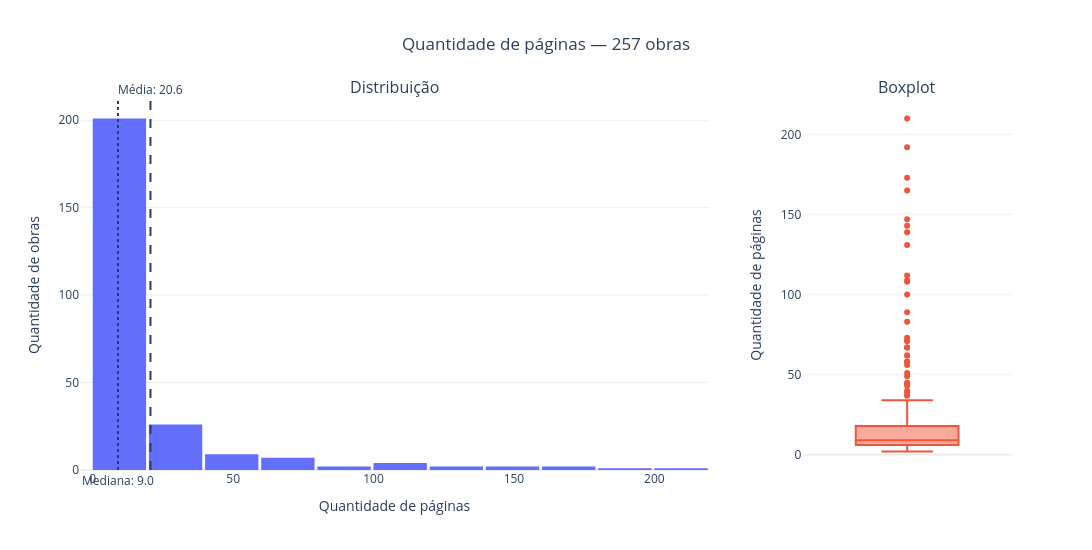
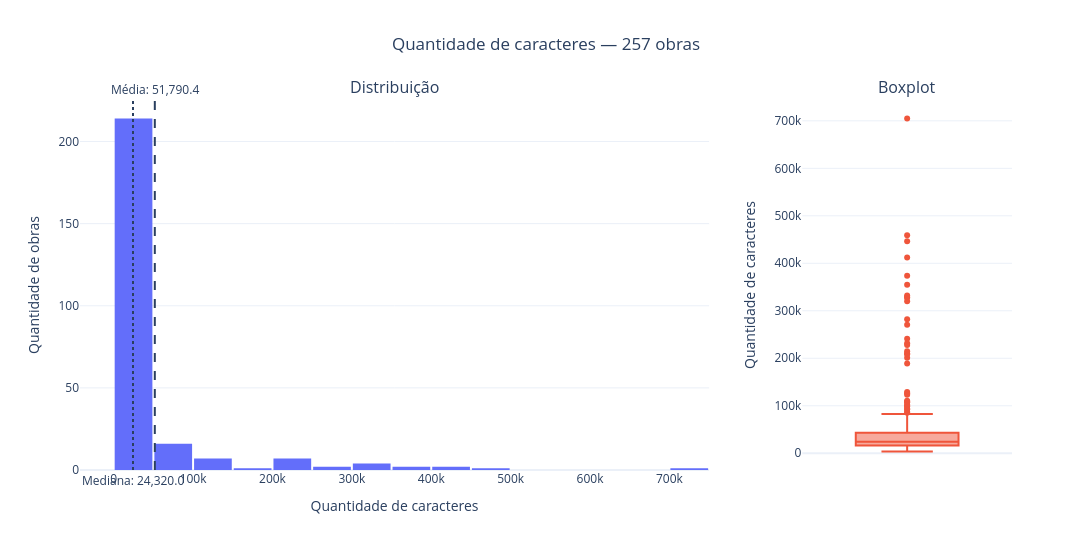
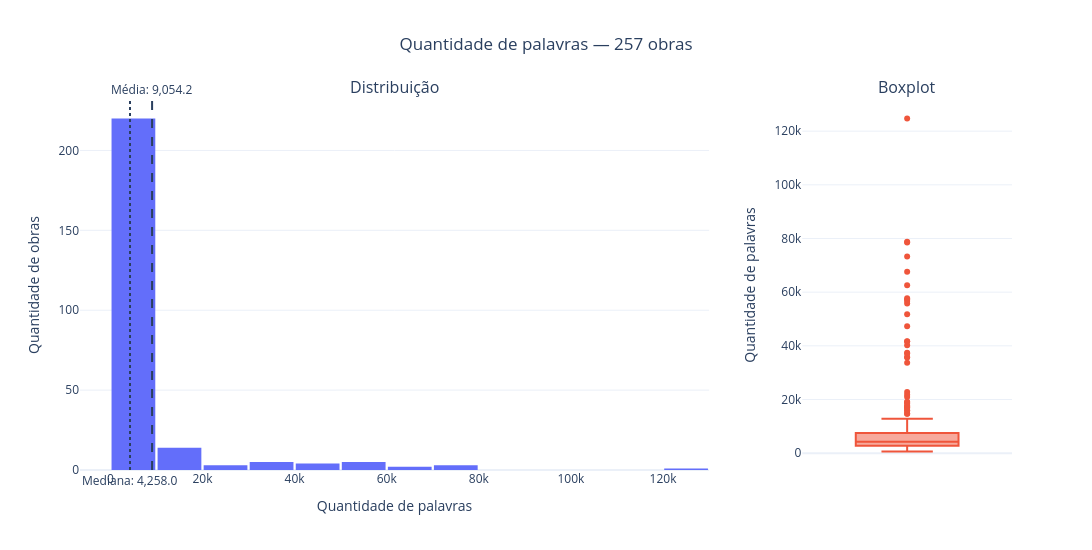
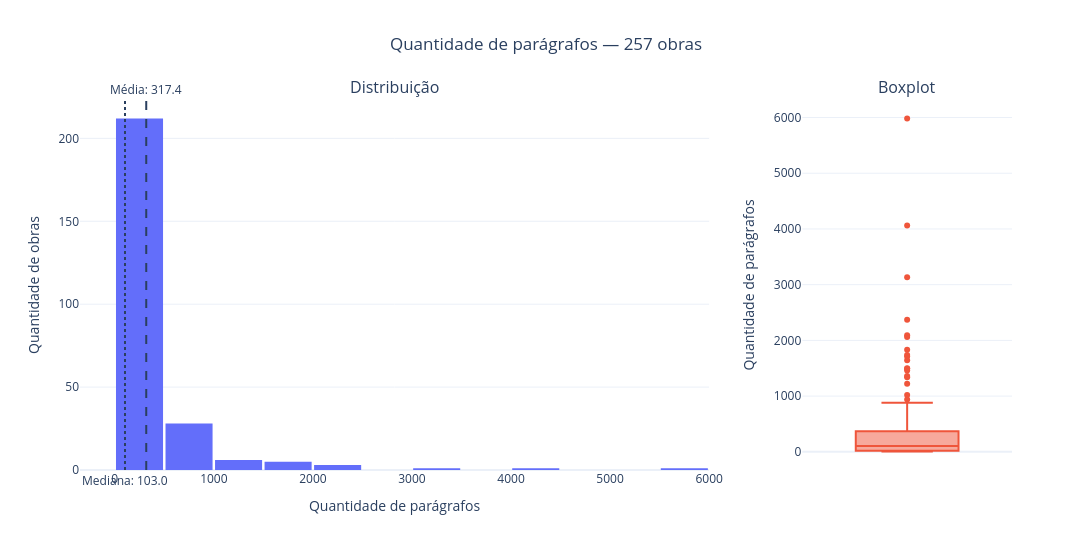

Notebook source saved alongside these figures, in order:
### Markdown cell above
distribuição dos dados de cada pdf

### Code cell
metricas = {
    "count_pages": "Quantidade de páginas",
    "count_chars": "Quantidade de caracteres",
    "count_words": "Quantidade de palavras",
    "count_paragraphs": "Quantidade de parágrafos",
}


def plot_distribuicao(df, coluna, titulo):

    dados = pd.to_numeric(
        df[coluna],
        errors="coerce",
    ).dropna()

    media = dados.mean()
    mediana = dados.median()

    fig = make_subplots(
        rows=1,
        cols=2,
        column_widths=[0.75, 0.25],
        subplot_titles=[
            "Distribuição",
            "Boxplot",
        ],
    )

    fig.add_trace(
        go.Histogram(
            x=dados,
            nbinsx=20,
            hovertemplate=(
                f"{titulo}: %{{x:,.0f}}"
                "<br>Obras: %{y}"
                "<extra></extra>"
            ),
        ),
        row=1,
        col=1,
    )

    fig.add_vline(
        x=media,
        line_dash="dash",
        annotation_text=f"Média: {media:,.1f}",
        annotation_position="top",
        row=1,
        col=1,
    )

    fig.add_vline(
        x=mediana,
        line_dash="dot",
        annotation_text=f"Mediana: {mediana:,.1f}",
        annotation_position="bottom",
        row=1,
        col=1,
    )

    fig.add_trace(
        go.Box(
            y=dados,
            boxpoints="outliers",
            name="",
            hovertemplate=(
                f"{titulo}: %{{y:,.0f}}"
                "<extra></extra>"
            ),
        ),
        row=1,
        col=2,
    )

    fig.update_xaxes(
        title_text=titulo,
        row=1,
        col=1,
    )

    fig.update_yaxes(
        title_text="Quantidade de obras",
        row=1,
        col=1,
    )

    fig.update_yaxes(
        title_text=titulo,
        row=1,
        col=2,
    )

    fig.update_layout(
        template="plotly_white",
        height=550,
        width=1200,
        showlegend=False,
        bargap=0.05,
        title={
            "text": f"{titulo} — {len(dados)} obras",
            "x": 0.5,
        },
    )

    fig.show()


for coluna, titulo in metricas.items():
    plot_distribuicao(
        df_coletanea_infos,
        coluna,
        titulo,
    )

### Figure 1 — Plotly figure (JSON) as saved in the notebook; plotly's stock layout.template omitted (floating-point values rounded to 4 significant figures; data arrays with more than 128 entries replaced by an {"elided": "..."} marker saying what was removed)
{"data": [{"hovertemplate": "Quantidade de páginas: %{x:,.0f}<br>Obras: %{y}<extra></extra>", "nbinsx": 20, "type": "histogram", "x": {"elided": "257 int values"}, "xaxis": "x", "yaxis": "y"}, {"boxpoints": "outliers", "hovertemplate": "Quantidade de páginas: %{y:,.0f}<extra></extra>", "name": "", "type": "box", "xaxis": "x2", "y": {"elided": "257 int values"}, "yaxis": "y2"}], "layout": {"annotations": [{"font": {"size": 16}, "showarrow": false, "text": "Distribuição", "x": 0.3375, "xanchor": "center", "xref": "paper", "y": 1, "yanchor": "bottom", "yref": "paper"}, {"font": {"size": 16}, "showarrow": false, "text": "Boxplot", "x": 0.8875, "xanchor": "center", "xref": "paper", "y": 1, "yanchor": "bottom", "yref": "paper"}, {"showarrow": false, "text": "Média: 20.6", "x": 20.56, "xanchor": "center", "xref": "x", "y": 1, "yanchor": "bottom", "yref": "y domain"}, {"showarrow": false, "text": "Mediana: 9.0", "x": 9, "xanchor": "center", "xref": "x", "y": 0, "yanchor": "top", "yref": "y domain"}], "bargap": 0.05, "height": 550, "shapes": [{"line": {"dash": "dash"}, "type": "line", "x0": 20.56, "x1": 20.56, "xref": "x", "y0": 0, "y1": 1, "yref": "y domain"}, {"line": {"dash": "dot"}, "type": "line", "x0": 9, "x1": 9, "xref": "x", "y0": 0, "y1": 1, "yref": "y domain"}], "showlegend": false, "title": {"text": "Quantidade de páginas — 257 obras", "x": 0.5}, "width": 1200, "xaxis": {"anchor": "y", "domain": [0, 0.675], "title": {"text": "Quantidade de páginas"}}, "xaxis2": {"anchor": "y2", "domain": [0.775, 1]}, "yaxis": {"anchor": "x", "domain": [0, 1], "title": {"text": "Quantidade de obras"}}, "yaxis2": {"anchor": "x2", "domain": [0, 1], "title": {"text": "Quantidade de páginas"}}}}

### Figure 2 — Plotly figure (JSON) as saved in the notebook; plotly's stock layout.template omitted (floating-point values rounded to 4 significant figures; data arrays with more than 128 entries replaced by an {"elided": "..."} marker saying what was removed)
{"data": [{"hovertemplate": "Quantidade de caracteres: %{x:,.0f}<br>Obras: %{y}<extra></extra>", "nbinsx": 20, "type": "histogram", "x": {"elided": "257 int values"}, "xaxis": "x", "yaxis": "y"}, {"boxpoints": "outliers", "hovertemplate": "Quantidade de caracteres: %{y:,.0f}<extra></extra>", "name": "", "type": "box", "xaxis": "x2", "y": {"elided": "257 int values"}, "yaxis": "y2"}], "layout": {"annotations": [{"font": {"size": 16}, "showarrow": false, "text": "Distribuição", "x": 0.3375, "xanchor": "center", "xref": "paper", "y": 1, "yanchor": "bottom", "yref": "paper"}, {"font": {"size": 16}, "showarrow": false, "text": "Boxplot", "x": 0.8875, "xanchor": "center", "xref": "paper", "y": 1, "yanchor": "bottom", "yref": "paper"}, {"showarrow": false, "text": "Média: 51,790.4", "x": 51790.0, "xanchor": "center", "xref": "x", "y": 1, "yanchor": "bottom", "yref": "y domain"}, {"showarrow": false, "text": "Mediana: 24,320.0", "x": 24320, "xanchor": "center", "xref": "x", "y": 0, "yanchor": "top", "yref": "y domain"}], "bargap": 0.05, "height": 550, "shapes": [{"line": {"dash": "dash"}, "type": "line", "x0": 51790.0, "x1": 51790.0, "xref": "x", "y0": 0, "y1": 1, "yref": "y domain"}, {"line": {"dash": "dot"}, "type": "line", "x0": 24320, "x1": 24320, "xref": "x", "y0": 0, "y1": 1, "yref": "y domain"}], "showlegend": false, "title": {"text": "Quantidade de caracteres — 257 obras", "x": 0.5}, "width": 1200, "xaxis": {"anchor": "y", "domain": [0, 0.675], "title": {"text": "Quantidade de caracteres"}}, "xaxis2": {"anchor": "y2", "domain": [0.775, 1]}, "yaxis": {"anchor": "x", "domain": [0, 1], "title": {"text": "Quantidade de obras"}}, "yaxis2": {"anchor": "x2", "domain": [0, 1], "title": {"text": "Quantidade de caracteres"}}}}

### Figure 3 — Plotly figure (JSON) as saved in the notebook; plotly's stock layout.template omitted (floating-point values rounded to 4 significant figures; data arrays with more than 128 entries replaced by an {"elided": "..."} marker saying what was removed)
{"data": [{"hovertemplate": "Quantidade de palavras: %{x:,.0f}<br>Obras: %{y}<extra></extra>", "nbinsx": 20, "type": "histogram", "x": {"elided": "257 int values"}, "xaxis": "x", "yaxis": "y"}, {"boxpoints": "outliers", "hovertemplate": "Quantidade de palavras: %{y:,.0f}<extra></extra>", "name": "", "type": "box", "xaxis": "x2", "y": {"elided": "257 int values"}, "yaxis": "y2"}], "layout": {"annotations": [{"font": {"size": 16}, "showarrow": false, "text": "Distribuição", "x": 0.3375, "xanchor": "center", "xref": "paper", "y": 1, "yanchor": "bottom", "yref": "paper"}, {"font": {"size": 16}, "showarrow": false, "text": "Boxplot", "x": 0.8875, "xanchor": "center", "xref": "paper", "y": 1, "yanchor": "bottom", "yref": "paper"}, {"showarrow": false, "text": "Média: 9,054.2", "x": 9054.0, "xanchor": "center", "xref": "x", "y": 1, "yanchor": "bottom", "yref": "y domain"}, {"showarrow": false, "text": "Mediana: 4,258.0", "x": 4258, "xanchor": "center", "xref": "x", "y": 0, "yanchor": "top", "yref": "y domain"}], "bargap": 0.05, "height": 550, "shapes": [{"line": {"dash": "dash"}, "type": "line", "x0": 9054.0, "x1": 9054.0, "xref": "x", "y0": 0, "y1": 1, "yref": "y domain"}, {"line": {"dash": "dot"}, "type": "line", "x0": 4258, "x1": 4258, "xref": "x", "y0": 0, "y1": 1, "yref": "y domain"}], "showlegend": false, "title": {"text": "Quantidade de palavras — 257 obras", "x": 0.5}, "width": 1200, "xaxis": {"anchor": "y", "domain": [0, 0.675], "title": {"text": "Quantidade de palavras"}}, "xaxis2": {"anchor": "y2", "domain": [0.775, 1]}, "yaxis": {"anchor": "x", "domain": [0, 1], "title": {"text": "Quantidade de obras"}}, "yaxis2": {"anchor": "x2", "domain": [0, 1], "title": {"text": "Quantidade de palavras"}}}}

### Figure 4 — Plotly figure (JSON) as saved in the notebook; plotly's stock layout.template omitted (floating-point values rounded to 4 significant figures; data arrays with more than 128 entries replaced by an {"elided": "..."} marker saying what was removed)
{"data": [{"hovertemplate": "Quantidade de parágrafos: %{x:,.0f}<br>Obras: %{y}<extra></extra>", "nbinsx": 20, "type": "histogram", "x": {"elided": "257 int values"}, "xaxis": "x", "yaxis": "y"}, {"boxpoints": "outliers", "hovertemplate": "Quantidade de parágrafos: %{y:,.0f}<extra></extra>", "name": "", "type": "box", "xaxis": "x2", "y": {"elided": "257 int values"}, "yaxis": "y2"}], "layout": {"annotations": [{"font": {"size": 16}, "showarrow": false, "text": "Distribuição", "x": 0.3375, "xanchor": "center", "xref": "paper", "y": 1, "yanchor": "bottom", "yref": "paper"}, {"font": {"size": 16}, "showarrow": false, "text": "Boxplot", "x": 0.8875, "xanchor": "center", "xref": "paper", "y": 1, "yanchor": "bottom", "yref": "paper"}, {"showarrow": false, "text": "Média: 317.4", "x": 317.4, "xanchor": "center", "xref": "x", "y": 1, "yanchor": "bottom", "yref": "y domain"}, {"showarrow": false, "text": "Mediana: 103.0", "x": 103, "xanchor": "center", "xref": "x", "y": 0, "yanchor": "top", "yref": "y domain"}], "bargap": 0.05, "height": 550, "shapes": [{"line": {"dash": "dash"}, "type": "line", "x0": 317.4, "x1": 317.4, "xref": "x", "y0": 0, "y1": 1, "yref": "y domain"}, {"line": {"dash": "dot"}, "type": "line", "x0": 103, "x1": 103, "xref": "x", "y0": 0, "y1": 1, "yref": "y domain"}], "showlegend": false, "title": {"text": "Quantidade de parágrafos — 257 obras", "x": 0.5}, "width": 1200, "xaxis": {"anchor": "y", "domain": [0, 0.675], "title": {"text": "Quantidade de parágrafos"}}, "xaxis2": {"anchor": "y2", "domain": [0.775, 1]}, "yaxis": {"anchor": "x", "domain": [0, 1], "title": {"text": "Quantidade de obras"}}, "yaxis2": {"anchor": "x2", "domain": [0, 1], "title": {"text": "Quantidade de parágrafos"}}}}
